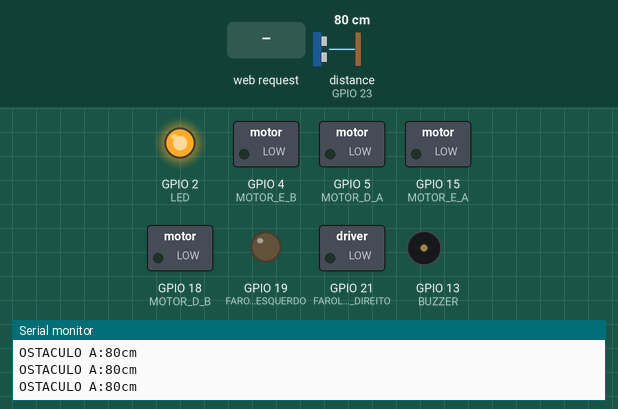
Simulated run of this sketch. Board: ESP32. Shown: switched loads named in the sketch (green lamp = pin HIGH), output pins drawn as LEDs (lit = HIGH), buzzer (waves = sounding, pin HIGH), the last lines printed to the serial monitor. Dashed ring = blinking. The inputs (shaded band) are chosen by the test bench; at power-on: distance to the obstacle (sensor on GPIO 23) 80 cm. The echo pulse lasts 58.3 µs per cm.

Above: at 2.2 s.
2.3 s: HTTP request GET /carroFrente received
At 2.9 s:
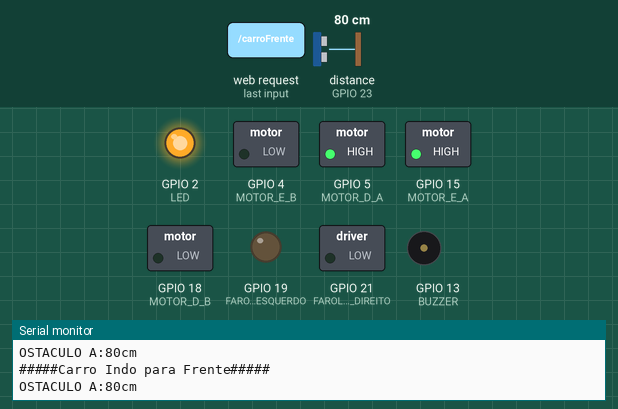
5.3 s: HTTP request GET /carroEsquerda received
At 5.9 s:
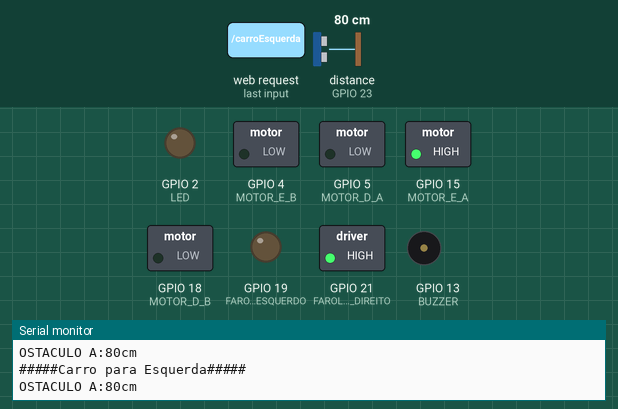
8.3 s: HTTP request GET /carroParar received
At 8.45 s:
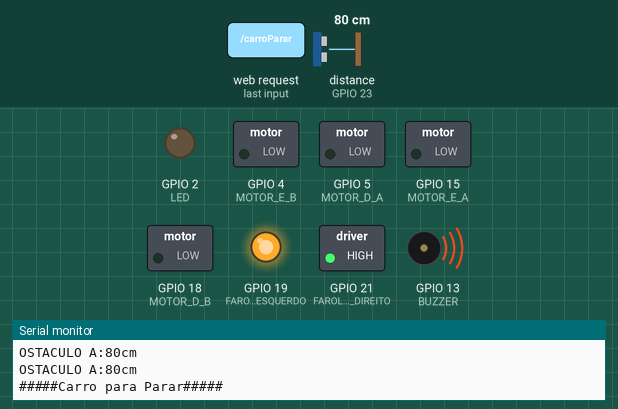
11.3 s: HTTP request GET /carroDireita received
At 11.47 s:
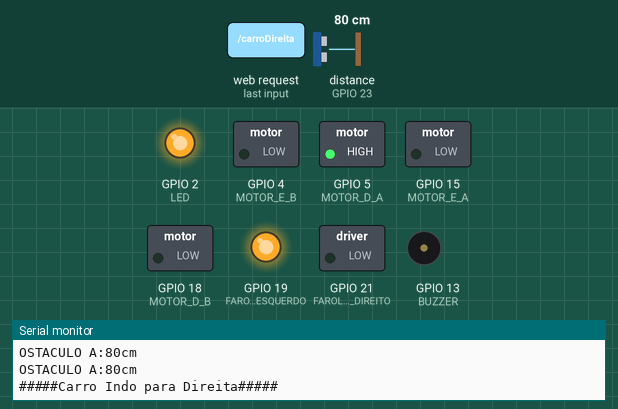
14.3 s: HTTP request GET /carroRecuar received
At 14.49 s:
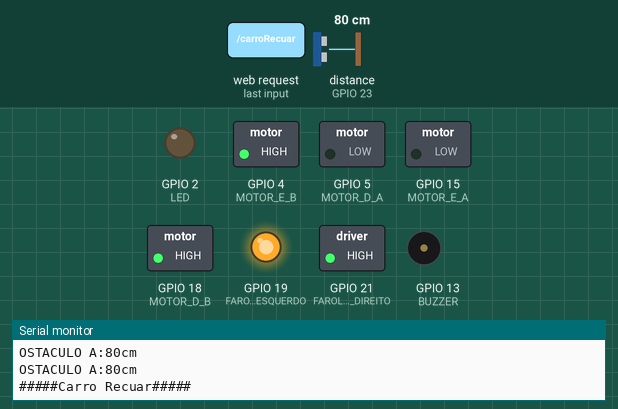
17.3 s: HTTP request GET /carroParar?estado=1 received
At 18.6 s:
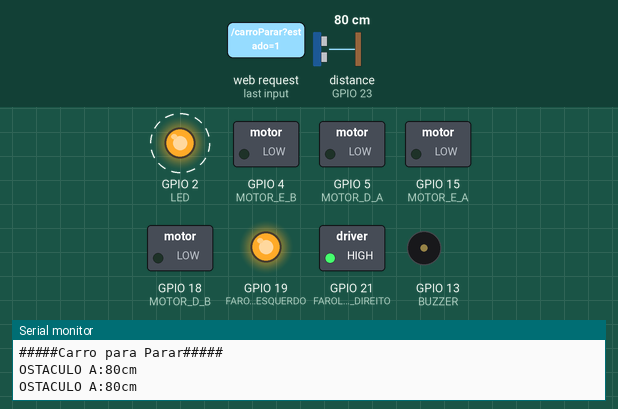
Timing chart, 0 to 21.3 s (numbered marks = the images above; inputs shaded):
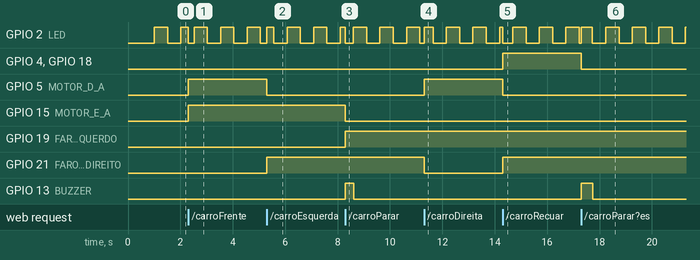

The sketch:

CARRO.ino
```cpp
/**************************************************
     AUTHOR: ERIVELTO CLÉNIO DA COSTA E SILVA
     FOR: RODRIGO CONTROLE REMOTO DE CARRO ROBOTIZADO 4WD
     CREATED AT: 03-06-2023.
     Objectivo: Controlar um carro robotizado de 4 rodas por meio do uma página web
   no computador ou celular, isso via WIFI.


  Principais Componentes usados:
 *** 1-ESP32 (1)
 *** 2-DRIVER L293D (1)
 *** 3-KIT CARRO ROBOTIZADO 4WD (1)
 *** 4-ULTRASSONICO (1)
 *************************************************/

////////////////// Labraries Used  ////////////////
#include <WiFi.h>                             /////
#include <AsyncTCP.h>                         /////
#include <Ultrasonic.h>                       /////
#include <ESPAsyncWebServer.h>                /////
///////////////////////////////////////////////////

///////////////////Definitions/////////////////////
#define LED 2                                 /////
#define MOTOR_E_A 15                          /////
#define MOTOR_E_B 4                           /////
#define MOTOR_D_A 5                           /////
#define MOTOR_D_B 18                          /////
#define BUZZER 13                             /////
#define FAROL_TRAZEIRO_ESQUERDO 19            /////
#define FAROL_TRAZEIRO_DIREITO 21             /////
#define TRIGGER 22                            /////
#define ECHO 23                               /////
///////////////////////////////////////////////////


/////////////  NETWORK CONFIGURATIONS /////////////
const char* ssid = "CAR";                     /////
const char* password = "987654321";           /////
///////////////////////////////////////////////////

////////// NETWORK USENAME AND PASSWORD ///////////
const char* PAGE_USERNAME = "admin";          /////
const char* PAGE_PASSWORD = "admin";          /////
///////////////////////////////////////////////////

////////// VARIABLES USED IN THE PROJECT //////////
unsigned long int tempoDelay = 0;             /////
byte cont = 0;                                /////
char estadoCarro = 'D';                       /////
///////////////////////////////////////////////////


///////////////  OBJECTS DEFINITIONS  /////////////
Ultrasonic ultrasonico(TRIGGER, ECHO);        /////
AsyncWebServer server(80);                    /////
///////////////////////////////////////////////////

//////////////////////////////// FUNCTION DEFINITIONS  ////////////////////////////////////////////////
void tocarBuzina();
void desativarBuzina();
boolean hasObstaculo;
void carroFrente();
void carroEsquerda();
void carroDireita();
void carroParar();
void carroRecuar();                                                                              /////
void serverHandlers();                                                                           /////
void wifiConfigurations();                                                                        /////
void initialConfigurations();                                                                     /////
///////////////////////////////////////////////////////////////////////////////////////////////////////


////////////////////////////////////////////////////////////////////////////////
const char index_html[] PROGMEM = R"rawliteral(
<!DOCTYPE html>
<html lang="pt-pt">

<head>
    <meta charset="UTF-8">
    <meta name="description" content="Página para controle de Carro Robotizado!">
    <meta name="keywords" content="Página, Carro,Robotico, Robotizado, 4WD, Controle, WIFI, Projecto">
    <meta name="author" content="Erivelto Clénio da Costa e Silva">
    <meta http-equiv="X-UA-Compatible" content="IE=edge">
    <meta name="viewport" content="width=device-width, initial-scale=1.0">
    <title>MyCar - Controle de Carro</title>

    <style>
        * {
            padding: 0;
            margin: 0;
            box-sizing: border-box;
        }
         body {
            background: linear-gradient(to bottom, #0f60ca, #123772);
        }

        header img {
            width: 100px;
            height: 100px;
        }

        header h2 {
            color: white;

            margin-top: 5px;
            text-align: center;

        }

        .centralizado {
            width: 80%;
            margin: auto;
        }

        .contentor {
            height: 460px;
            display: flex;
            flex-direction: column;
            justify-content: center;
            align-items: center;
        }

        .contentor-botao {
            width: 100%;
            display: flex;
            flex-direction: column;
            justify-content: center;
            align-items: center;
        }

        .botao {
            background-color: #111b29;
            width: 50%;
            color: white;
            padding: 15px;
            border-radius: 5px;
            border-width: 0px;
        }

        .lado-a-lado {
            width: 100%;
            display: flex;
            flex-direction: row;
            justify-content: center;
            align-items: center;
        }

        .m-vertical {
            margin-top: 10px;
            margin-bottom: 10px;
        }

        .m-horizontal {
            margin-left: 10px;
            margin-right: 10px;
        }
    </style>
</head>

<body>
<header class="centralizado">
        <h2>Controle <strong> do Carro</strong></h2>
    </header>
    <main class="centralizado contentor">
        <div class="contentor-botao">
            <button id="botaoFrente" class="botao">
                Frente
            </button>
        </div>

        <div class="contentor-botao m-vertical">
            <div class="lado-a-lado">
                <button id="botaoEsquerda" class="botao  m-horizontal">
                    Esquerda
                </button>
                <button id="botaoDireita" class="botao  m-horizontal">
                    Direita
                </button>
            </div>
        </div>

        <div class="contentor-botao m-vertical">
            <button id="botaoRecuar" class="botao">
                Recuar
            </button>
        </div>

        <div class="contentor-botao m-vertical">
            <button id="botaoParar" type="button" class="botao">
                Parar
            </button>
        </div>

        <div class="row">
            <div class="col form-check">
                <label class="form-check-label" for="flexCheckDefault">

                </label>
            </div>
            <div class=" col form-check">
                <input class="form-check-input" type="checkbox" value="" id="checkPresenca" nome="estadoPresenca">
                <label class="form-check-label" for="estadoPresenca">
                    Sen.Obstaculo
                </label>
            </div>
        </div>
    </main>


    <script>
        function requisicaoGet(stringRequisicao) {
            var req = new XMLHttpRequest();
            req.onreadystatechange = function () {
                if (this.status == 200 && this.readyState == 4)
                    if (this.getResponseHeader(stringRequisicao) != null)
                        console.log(this.getResponseHeader(stringRequisicao));
            }
            req.open("GET", "/" + stringRequisicao, true);
            req.send(null);
        }

        window.onload = function () {
            document.getElementById("botaoFrente").addEventListener("click", () => { requisicaoGet("carroFrente"); });
            document.getElementById("botaoEsquerda").addEventListener("click", () => { requisicaoGet("carroEsquerda"); });
            document.getElementById("botaoDireita").addEventListener("click", () => { requisicaoGet("carroDireita"); });
            document.getElementById("botaoParar").addEventListener("click", () => { requisicaoGet("carroParar"); });
            document.getElementById("botaoRecuar").addEventListener("click", () => { requisicaoGet("carroRecuar"); });
            document.getElementById("checkPresenca").onchange = () => {
                let valorCheck = (document.getElementById("checkPresenca").checked) ? "1" : "0";
                requisicaoGet("estadoPresenca?estado=" + valorCheck);
            }
        }
    </script>
</body>

</html>
)rawliteral";


////////////////////////////////////////////////////////////////////////////////
void setup(){
  initialConfigurations();
  wifiConfigurations();
  serverHandlers();
  Serial.println("\nSISTEMA DE DOMÓTICA!");
}

///////////////////////////////////////////////////////////////////////////////
void loop() {
  if(millis()-tempoDelay>500)
  {
      tempoDelay = millis();
      digitalWrite(LED, !digitalRead(LED));
      long distancia = ultrasonico.read();
      Serial.println("OSTACULO A:"+String(distancia)+"cm");
      if(distancia <20 && estadoCarro=='L')
      {
        carroParar();
        tocarBuzina();
      }
      else{
        desativarBuzina();
      }
  }
  delay(20);
}

/////////////////////////////////////////////////////////
void initialConfigurations(){
  pinMode(LED, OUTPUT);
  pinMode(BUZZER, OUTPUT);
  pinMode(FAROL_TRAZEIRO_ESQUERDO, OUTPUT);
  pinMode(FAROL_TRAZEIRO_DIREITO, OUTPUT);
  pinMode(MOTOR_E_A, OUTPUT);
  pinMode(MOTOR_E_B, OUTPUT);
  pinMode(MOTOR_D_A, OUTPUT);
  pinMode(MOTOR_D_B, OUTPUT);

  digitalWrite(LED, LOW);
  digitalWrite(BUZZER, LOW);
  digitalWrite(FAROL_TRAZEIRO_ESQUERDO, LOW);
  digitalWrite(FAROL_TRAZEIRO_DIREITO, LOW);
  digitalWrite(MOTOR_E_A, LOW);
  digitalWrite(MOTOR_E_B, LOW);
  digitalWrite(MOTOR_D_A, LOW);
  digitalWrite(MOTOR_D_B, LOW);
  Serial.begin(115200);delay(1000);
}

/////////////////////////////////////////////////////////
void wifiConfigurations()
{
  Serial.println();
  Serial.println("Configuring access point...");

  // You can remove the password parameter if you want the AP to be open.
  WiFi.softAP(ssid, password);
  IPAddress myIP = WiFi.softAPIP();
  Serial.print("AP IP address: ");
  Serial.println(myIP);
}


/////////////////////////////////////////////////////////
void serverHandlers()
{
  server.on("/", HTTP_GET, [](AsyncWebServerRequest *request){
    if(!request->authenticate(PAGE_USERNAME, PAGE_PASSWORD))
      return request->requestAuthentication();
    request->send_P(200, "text/html", index_html);
  });

  server.on("/carroFrente", HTTP_GET, [] (AsyncWebServerRequest *request) {
    Serial.println("\n#####Carro Indo para Frente#####");
    digitalWrite(LED, !digitalRead(LED));
    carroFrente();
    AsyncWebServerResponse *response = request->beginResponse(200, "text/plain", "Ok");
    response->addHeader("carroFrente","Carro Indo para Frente");
    request->send(response);
  });

  server.on("/carroEsquerda", HTTP_GET, [] (AsyncWebServerRequest *request) {
    Serial.println("\n#####Carro para Esquerda#####");
    digitalWrite(LED, !digitalRead(LED));
    carroEsquerda();
    AsyncWebServerResponse *response = request->beginResponse(200, "text/plain", "Ok");
    response->addHeader("carroEsquerda","Carro Indo para Esquerda");
    request->send(response);
  });

  server.on("/carroParar", HTTP_GET, [] (AsyncWebServerRequest *request) {
    Serial.println("\n#####Carro para Parar#####");
    digitalWrite(LED, !digitalRead(LED));
    carroParar();
    AsyncWebServerResponse *response = request->beginResponse(200, "text/plain", "Ok");
    response->addHeader("carroParar","Carro Parado!");
    request->send(response);
  });

  server.on("/carroDireita", HTTP_GET, [] (AsyncWebServerRequest *request) {
    Serial.println("\n#####Carro Indo para Direita#####");
    digitalWrite(LED, !digitalRead(LED));
    carroDireita();
    AsyncWebServerResponse *response = request->beginResponse(200, "text/plain", "Ok");
    response->addHeader("carroDireita","Carro Indo para Direita");
    request->send(response);
  });

  server.on("/carroRecuar", HTTP_GET, [] (AsyncWebServerRequest *request) {
    Serial.println("\n#####Carro Recuar#####");
    digitalWrite(LED, !digitalRead(LED));
    carroRecuar();
    AsyncWebServerResponse *response = request->beginResponse(200, "text/plain", "Ok");
    response->addHeader("carroRecuar","CARRO RECUANDO");
    request->send(response);
  });


  server.on("/estadoPresenca", HTTP_GET, [] (AsyncWebServerRequest *request) {
    Serial.println("\n#####Requisicao de programar recebida#####");
    digitalWrite(LED, !digitalRead(LED));
    ///estadoPresenca?estado=true
    AsyncWebServerResponse *response = request->beginResponse(200, "text/plain", "Ok");
    if(request->getParam("estado")->value().toInt())
    {
      estadoCarro = 'L';
      Serial.println(" ## SENSOR DE OBSTACULOS LIGADO! ");
    }else
    {
      estadoCarro = 'D';
      Serial.println(" ## SENSOR DE OBSTACULOS DESLIGADO! ");
    }
    response->addHeader("estadoPresenca", "ESTADO DO SENSOR DE PRESENÇA ALTERADO!");
    request->send(response);
  });

  // Start server
  server.begin();
}

////////////////////////////////////////////////////////////////////////
void carroFrente()
{
  digitalWrite(MOTOR_E_A, HIGH);
  digitalWrite(MOTOR_E_B, LOW);
  digitalWrite(MOTOR_D_A, HIGH);
  digitalWrite(MOTOR_D_B, LOW);
  digitalWrite(FAROL_TRAZEIRO_ESQUERDO, LOW);
  digitalWrite(FAROL_TRAZEIRO_DIREITO, LOW);
}

////////////////////////////////////////////////////////////////////////
void carroRecuar()
{
  digitalWrite(MOTOR_E_A, LOW);
  digitalWrite(MOTOR_E_B, HIGH);
  digitalWrite(MOTOR_D_A, LOW);
  digitalWrite(MOTOR_D_B, HIGH);
  digitalWrite(FAROL_TRAZEIRO_ESQUERDO, HIGH);
  digitalWrite(FAROL_TRAZEIRO_DIREITO, HIGH);
}

////////////////////////////////////////////////////////////////////////
void carroEsquerda()
{
  digitalWrite(MOTOR_E_A, HIGH);
  digitalWrite(MOTOR_E_B, LOW);
  digitalWrite(MOTOR_D_A, LOW);
  digitalWrite(MOTOR_D_B, LOW);
  digitalWrite(FAROL_TRAZEIRO_ESQUERDO, LOW);
  digitalWrite(FAROL_TRAZEIRO_DIREITO, HIGH);
}

////////////////////////////////////////////////////////////////////////
void carroDireita()
{
  digitalWrite(MOTOR_E_A, LOW);
  digitalWrite(MOTOR_E_B, LOW);
  digitalWrite(MOTOR_D_A, HIGH);
  digitalWrite(MOTOR_D_B, LOW);
  digitalWrite(FAROL_TRAZEIRO_ESQUERDO, HIGH);
  digitalWrite(FAROL_TRAZEIRO_DIREITO, LOW);
}

////////////////////////////////////////////////////////////////////////
void carroParar()
{
  digitalWrite(MOTOR_E_A, LOW);
  digitalWrite(MOTOR_E_B, LOW);
  digitalWrite(MOTOR_D_A, LOW);
  digitalWrite(MOTOR_D_B, LOW);
  digitalWrite(FAROL_TRAZEIRO_ESQUERDO, HIGH);
  digitalWrite(FAROL_TRAZEIRO_DIREITO, HIGH);
  tocarBuzina();
}

void tocarBuzina()
{
  digitalWrite(BUZZER, HIGH);
}

void desativarBuzina()
{
  digitalWrite(BUZZER, LOW);
}
```

Measured:
- after the input at 2.3 s, GPIO 5 (MOTOR_D_A), GPIO 15 (MOTOR_E_A): LOW → HIGH at once
- after the input at 5.3 s, GPIO 5 (MOTOR_D_A): HIGH → LOW at once; GPIO 21 (FAROL_TRAZEIRO_DIREITO): LOW → HIGH at once
- after the input at 8.3 s, GPIO 15 (MOTOR_E_A): HIGH → LOW at once; GPIO 19 (FAROL_TRAZEIRO_ESQUERDO): LOW → HIGH at once; GPIO 13 (BUZZER): LOW → HIGH at once, → LOW 0.31 s later
- after the input at 11.3 s, GPIO 5 (MOTOR_D_A): LOW → HIGH at once; GPIO 21 (FAROL_TRAZEIRO_DIREITO): HIGH → LOW at once
- after the input at 14.3 s, GPIO 4 (MOTOR_E_B), GPIO 18 (MOTOR_D_B), GPIO 21 (FAROL_TRAZEIRO_DIREITO): LOW → HIGH at once; GPIO 5 (MOTOR_D_A): HIGH → LOW at once
- after the input at 17.3 s, GPIO 4 (MOTOR_E_B), GPIO 18 (MOTOR_D_B): HIGH → LOW at once; GPIO 13 (BUZZER): LOW → HIGH at once, → LOW 0.43 s later
- by itself, GPIO 2 (LED): alternates HIGH for 0.51 s and LOW for 0.51 s
